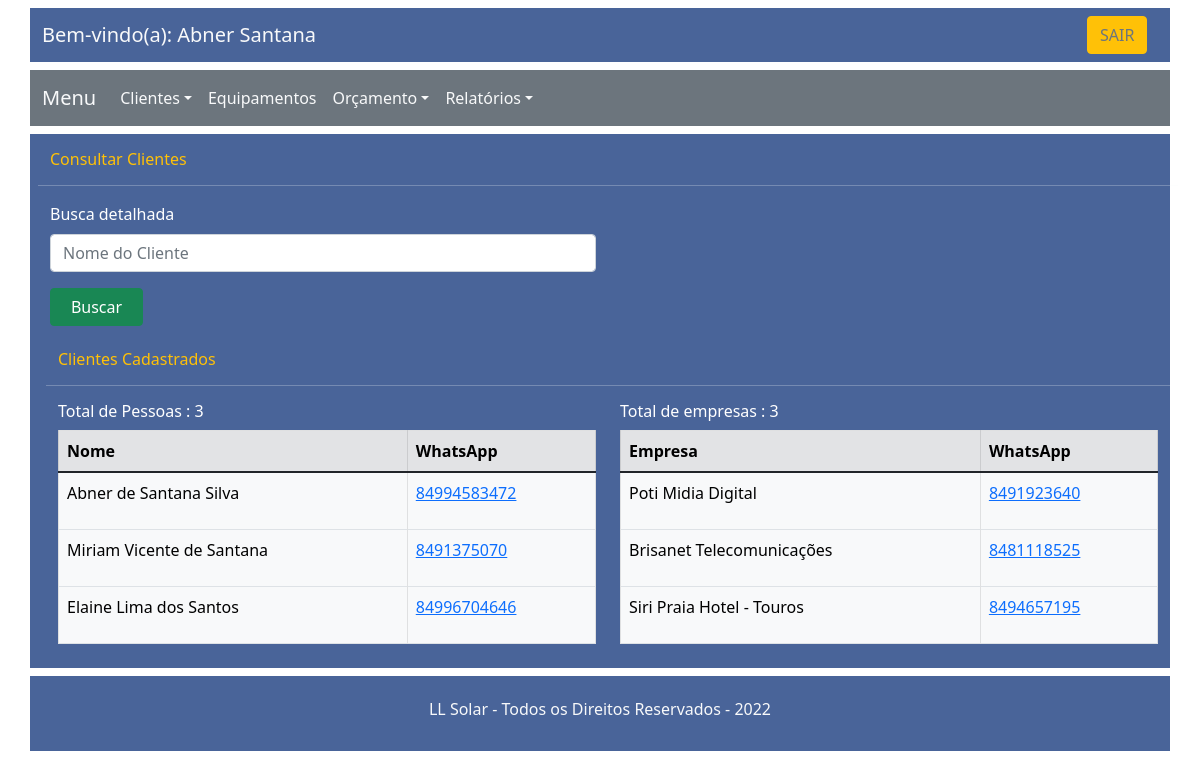
/clientes/consulta (signed in), run on an earlier commit of the app's database.
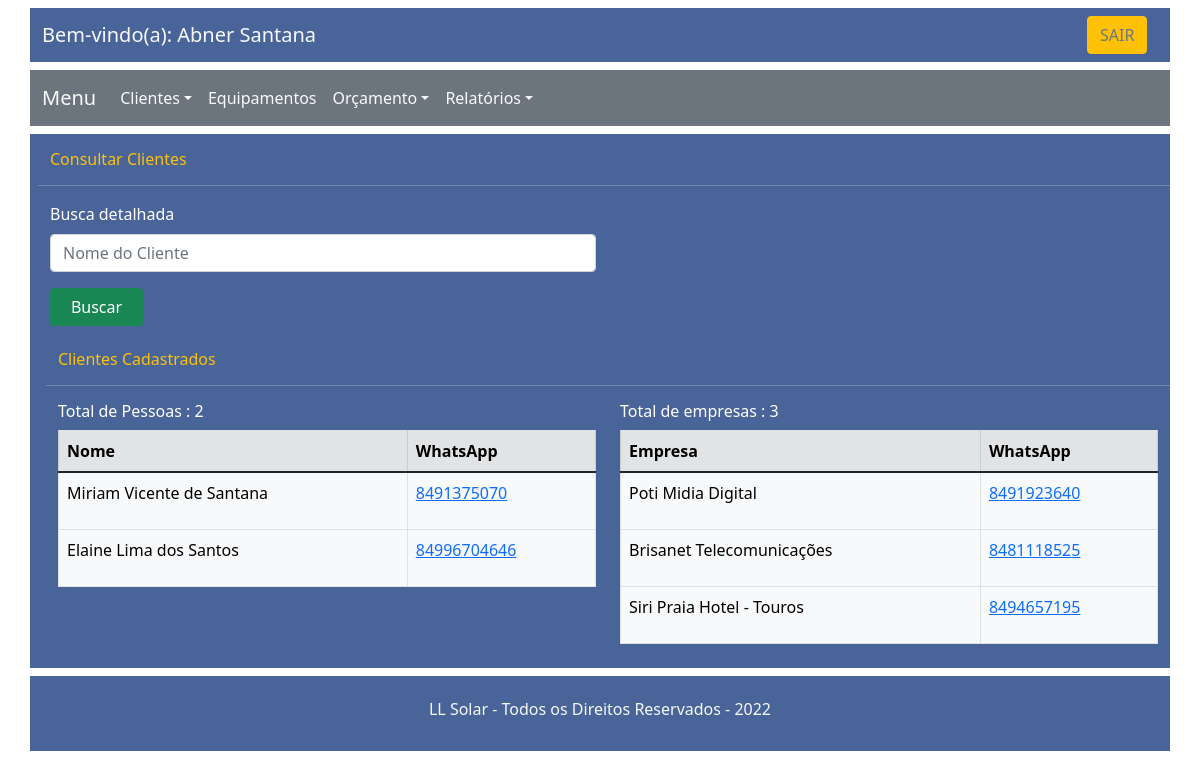
And on a later commit of the database.
### lladmin/models.py (models this page shows, shortened)
class cliente(models.Model):
    cpf_cnpj = models.CharField(primary_key=True, max_length=14)
    tipo_cliente = models.CharField(max_length=4)  # CPF ou CNPJ
    nome_completo = models.CharField(max_length=150)
    whatsapp = models.CharField(max_length=13)
    email = models.EmailField(max_length=100)
    endereco = models.CharField(max_length=100)
    numero = models.CharField(max_length=5)
    bairro = models.CharField(max_length=100)
    cidade = models.CharField(max_length=100)
    estado = models.CharField(max_length=2)
    complemento = models.CharField(max_length=500)

### lladmin/views.py (the view)
# urls.py: path('clientes/consulta', clientes_consulta, name='clientes-consulta'),
def clientes_consulta(request):
    if request.user.is_authenticated == True:
        nome = request.user.first_name
        sobre_nome = request.user.last_name
        clientes = cliente.objects.values_list(
            'cpf_cnpj', 'tipo_cliente', 'nome_completo', 'whatsapp', 'email', 'endereco', 'numero', 'bairro', 'cidade', 'estado',  'complemento', named=True)
        cpfs = clientes.filter(tipo_cliente='CPF')
        cnpjs = clientes.filter(tipo_cliente='CNPJ')
        tot_cpfs, tot_cnpjs = len(cpfs), len(cnpjs)
        pessoas = {}
        empresas = {}
        for i in cpfs:
            pessoas[i[2]] = i[3]
        for i in cnpjs:
            empresas[i[2]] = i[3]
        consulta = False
        consulta_cliente = ''
        if request.method == 'POST':
            consulta_cliente = request.POST.get('consulta_cliente')
            if len(consulta_cliente) > 0:
                consulta_cliente = clientes.filter(
                    nome_completo__contains=consulta_cliente)
                consulta = True
        context = {
            'consulta_cliente': consulta_cliente,
            'nome': nome,
            'sobre_nome': sobre_nome,
            'pessoas': pessoas,
            'empresas': empresas,
            'tot_cpfs': tot_cpfs,
            'tot_cnpjs': tot_cnpjs,
            'consulta': consulta,
        }
        return render(request, "clientes-consulta.html", context)
    else:
        return redirect('home')

### lladmin/templates/clientes-consulta.html (shortened to what the changed rows need)
<!DOCTYPE html>
<html lang="pt">
<head>
    <link href="https://cdn.jsdelivr.net/npm/bootstrap@5.1.3/dist/css/bootstrap.min.css" rel="stylesheet"
>
</head>
<body>
    <div class="container ">
            <div class="row bg">
                <div class="row px-2">
                    <div class="col-12 col-md-11 col-lg-6">
                        <p class="h6 text-white"> Total de Pessoas : {{tot_cpfs}} </p>
                        <table class="table table-bordered  table-hover ">
                            <thead class="table-light">
                                <tr>
                                    <td class="table-secondary"><b>Nome</b></td>
                                    <td class="table-secondary"><b>WhatsApp</b></td>
                                </tr>
                            </thead>
                            <tbody>
                                {% for nome , zap  in pessoas.items %}
                                <tr>
                                <td  class="table-light" > <p> {{ nome }}  </p> </td>
                                <td  class="table-light"> <a href="https://api.WhatsApp.com/send?phone=55{{zap}}" target="_blank">  {{zap}} </a></td>
                                </tr>
                                {% endfor %}
                              </tbody>
                        </table>
                    </div>
                    <div class="col col-md-11 col-lg-6">
                        <table class="table table-bordered  table-hover ">
                            <thead class="table-light">
                                <tr>
                                    <td class="table-secondary"><b>Empresa</b></td>
                                    <td class="table-secondary"><b>WhatsApp</b></td>
                                </tr>
                            </thead>
                        </table>
                    </div>
                </div>
            </div>
        </div>
</body>
</html>

What changed in the data, as far as the page shows it:
removed cliente: pessoas "Abner de Santana Silva", pessoas "84994583472"
Also different on the page:
{{ tot_cpfs }}: "3" → "2"
